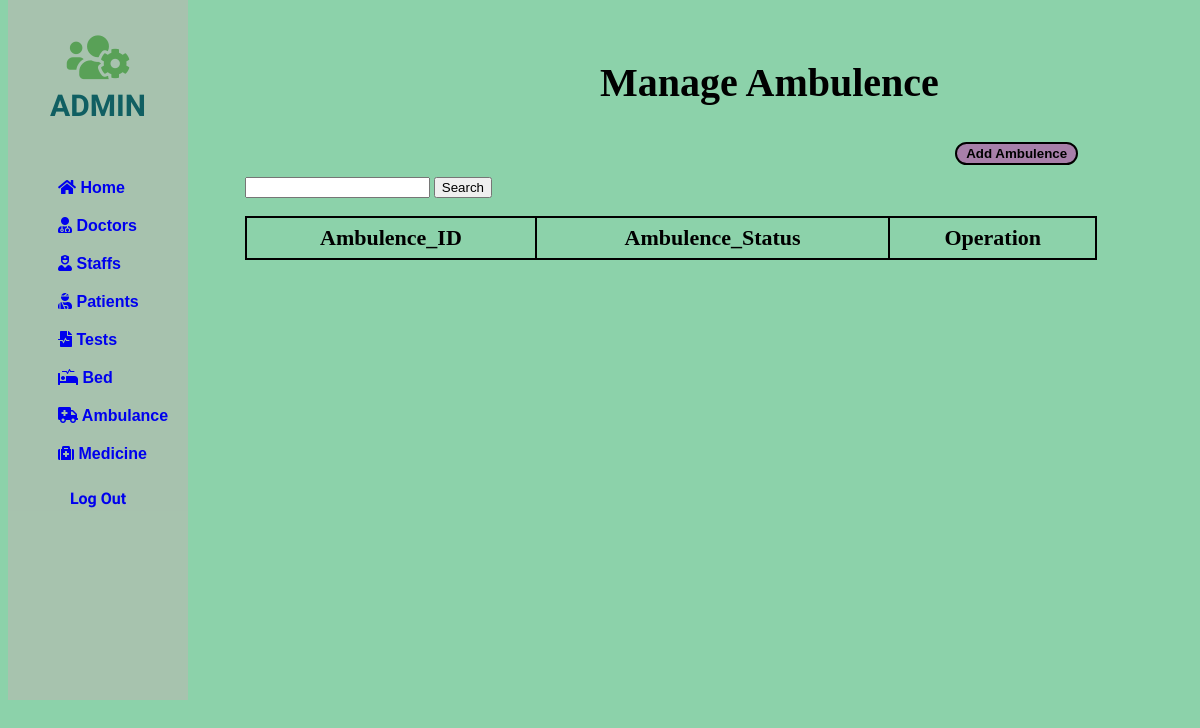
The page /php/Ambulence/search.php on the database as committed earlier.
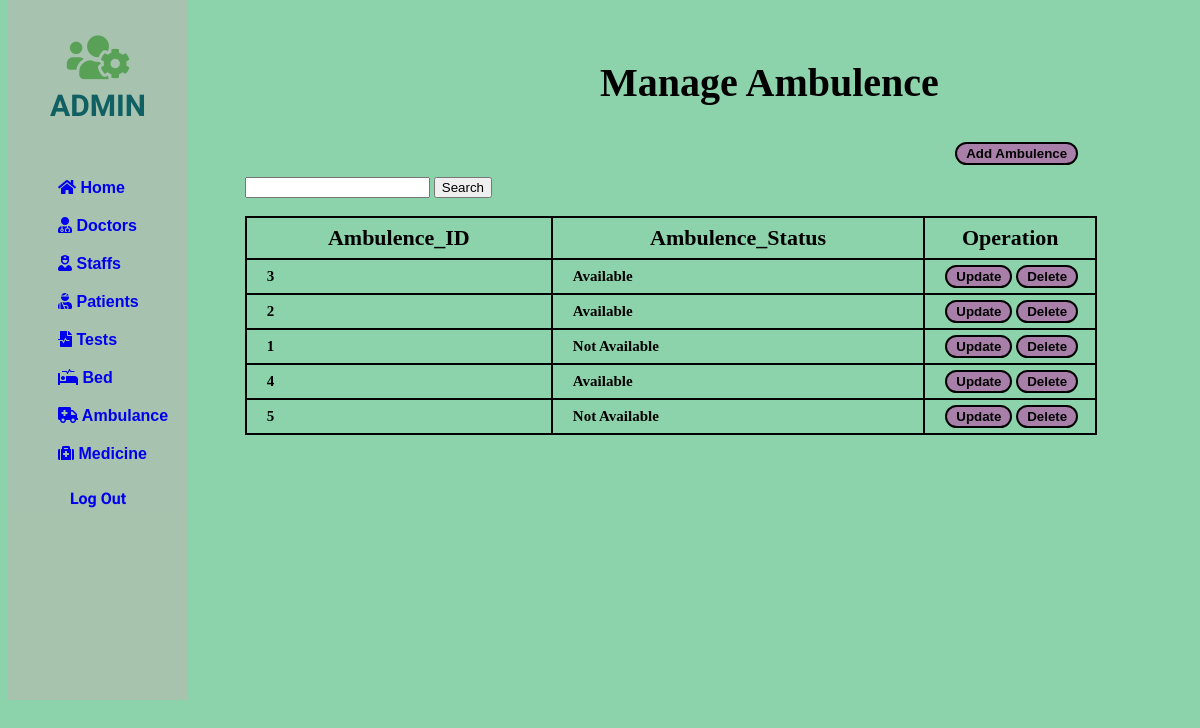
The same page on the database as committed later.
### tables this page shows
CREATE TABLE IF NOT EXISTS `ambulence` (
  `Amb_ID` int(11) NOT NULL,
  `Amb_Status` enum('Available','Not Available') NOT NULL,
  `P_ID` int(11) DEFAULT NULL,
  PRIMARY KEY (`Amb_ID`),
  UNIQUE KEY `Amb_ID` (`Amb_ID`)
);

### php/Ambulence/search.php (the view, shortened to what this page needs)
<!DOCTYPE html>
<html lang="en">
<head>
    <link rel="stylesheet" href="https://use.fontawesome.com/releases/v5.15.4/css/all.css">
</head>
<body>
    <div class="slidebar">
        <header>
            <span>
                <i class="fas fa-users-cog"></i><br>
            </span>
            ADMIN
        </header>
        <ul>
            <li>
                <a href="/php/home.php"><i class="fas fa-home"></i> Home</a>
            </li>
            <li>
                <a href="/php/Doctor/doctor.php"><i class="fas fa-user-md"></i> Doctors</a>
            </li>
            <li>
                <a href="/php/staff/staff.php"><i class="fas fa-user-nurse"></i> Staffs</a>
            </li>
            <li>
                <a href="/php/patient/patient.php"><i class="fas fa-user-injured"></i> Patients</a>
            </li>
            <li>
                <a href="/php/test/test.php"><i class="fas fa-file-medical-alt"></i> Tests</a>
            </li>
            <li>
                <a href="/php/bed/bed.php"><i class="fas fa-procedures"></i> Bed</a>
            </li>
            <li>
                <a href="/php/Ambulence/ambulence.php"><i class="fas fa-ambulance"></i> Ambulance</a>
            </li>
            <li>
                <a href="/php/medicine/medicine.php"><i class="fas fa-medkit"></i> Medicine</a>
            </li>
        </ul>
        <div>
            <a style="text-decoration: none;" href="/php/index.php">
                <div class="logout">
                    Log Out
                </div>
            </a>
        </div>
    </div>
    <div class="container">
        <div class="row">
            <div style="margin-left: 50%; margin-top: 5%;">
                <h2>Manage <b>Ambulence</b></h2>
            </div>
            <div style="margin-left: 80%; margin-top: 3%;">
                <button><a href="/php/Ambulence/add-ambulence.php">Add Ambulence</a></button>
            </div>
        </div>
    </div>
    <div class="card-body">
        <div style="margin-left: 20%; margin-top: 1%;">
        <form method="post" action="search.php">
                <input type="text" name="search" required />
                <input type="submit" value="Search" />
            </form>
            <br>
            <table id="dataTable" width="90%" cellspacing="10">
                <thead>
                    <tr>
                        <th>Ambulence_ID</th>
                        <th>Ambulence_Status</th>
                        <th> Operation </th>
                    </tr>
                </thead>
                <tbody>
                    <?php
                    $search = $_POST['search'];
                    include 'db_conn.php';
                    $sql = "select * from ambulence where Amb_ID like '%$search%' OR Amb_Status like '%$search%'";
                    $query = mysqli_query($conn, $sql);
                    while ($Patient_data = mysqli_fetch_array($query)) {
                    ?>
                        <tr>
                            <td><b><?php echo $Patient_data['Amb_ID']; ?></b></td>
                            <td><?php echo $Patient_data['Amb_Status'];  ?></td>
                            <td style="width: 140px;">
                                <button> <a href="/php/Ambulence/update.php?ID=<?php echo $Patient_data['Amb_ID'];  ?>" class="btn btn-success"><b>Update</b></a></button>
                                <button><a href="/php/Ambulence/Delete.php?Amb_ID=<?php echo $Patient_data['Amb_ID']; ?>" class="btn btn-danger"><b>Delete</b></a></button>
                            </td>
                        </tr>
                    <?php
                    }
                    ?>
                </tbody>
            </table>
        </div>
    </div>
</body>
</html>

Rows that differ between the two databases and show on the page:
added ambulence: Amb_ID "3", Amb_Status "Available"
added ambulence: Amb_ID "2", Amb_Status "Available"
added ambulence: Amb_ID "1", Amb_Status "Not Available"
added ambulence: Amb_ID "4", Amb_Status "Available"
added ambulence: Amb_ID "5", Amb_Status "Not Available"
